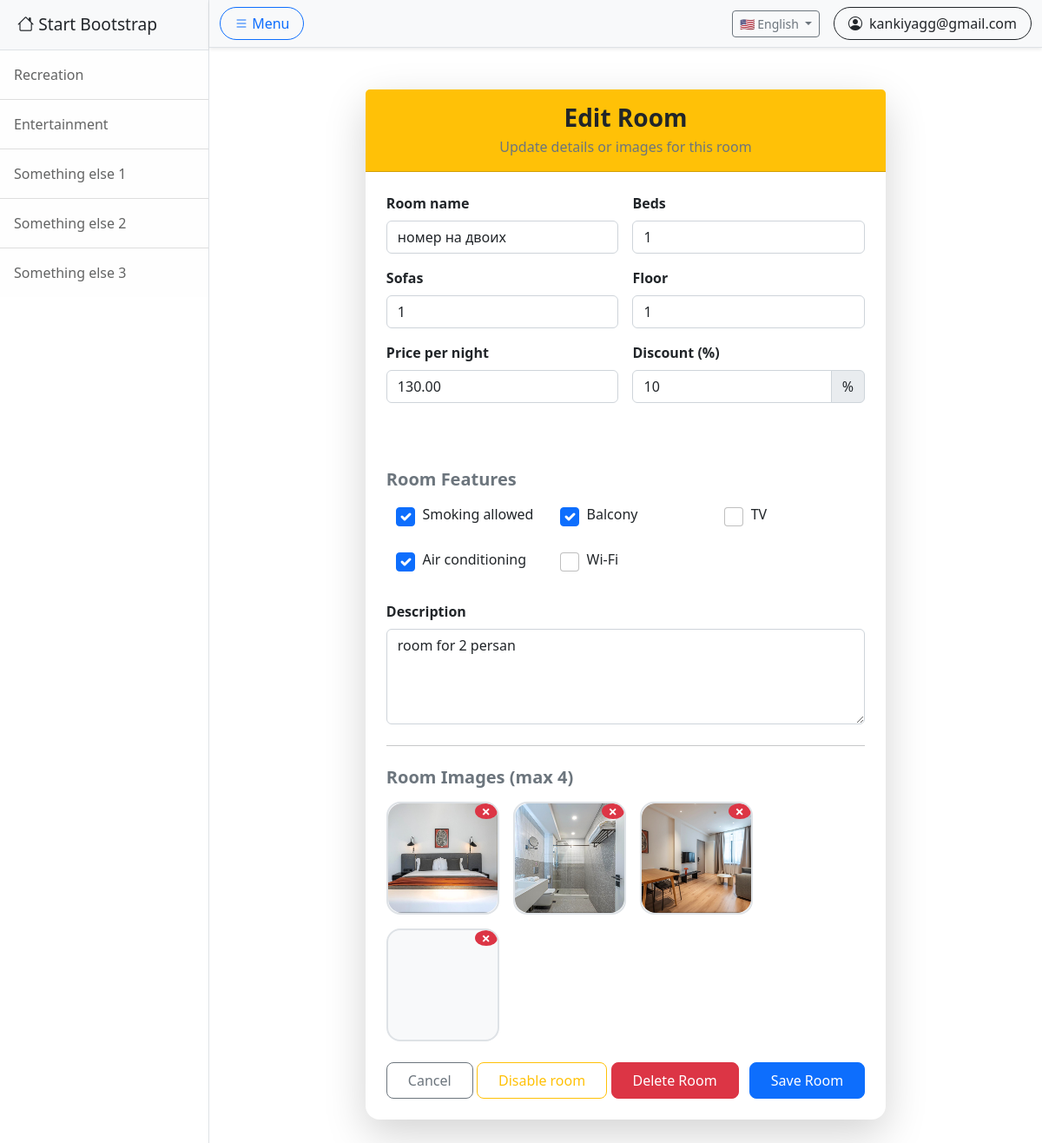
/en/housing/20/edit_room/ (signed in), run on the app's committed database.
### accounts/models.py (models this page shows)
class CustomUser(AbstractUser):
    ROLE_CHOICES = [
    ('guest', 'Обычный пользователь'),
    ('hotel_owner', 'Владелец отеля'),
    ]
    username = None
    email = models.EmailField(unique=True)
    role = models.CharField(max_length=20, choices=ROLE_CHOICES, default='guest')
    USERNAME_FIELD = 'email'
    REQUIRED_FIELDS = []
    objects = CustomUserManager()

### housing/models.py (models this page shows, shortened)
class Room(models.Model):
    house = models.ForeignKey(Houses, on_delete=models.CASCADE, related_name='rooms', verbose_name=_("House"))
    name = models.CharField(_("Room name"), max_length=128)
    description = models.TextField(_("Description"), blank=True, null=True)
    beds = models.PositiveIntegerField(_("Beds"), default=1, validators=[MinValueValidator(1), MaxValueValidator(10)])
    sofas = models.PositiveIntegerField(_("Sofas"), default=0, validators=[MaxValueValidator(5)])
    floor = models.PositiveIntegerField(_("Floor"), default=1, validators=[MinValueValidator(1), MaxValueValidator(100)])
    smoking_allowed = models.BooleanField(_("Smoking allowed"), default=False)
    has_balcony = models.BooleanField(_("Balcony"), default=False)
    has_tv = models.BooleanField(_("TV"), default=False)
    has_air_conditioning = models.BooleanField(_("Air conditioning"), default=False)
    has_wifi = models.BooleanField(_("Wi-Fi"), default=False)
    price_per_night = models.DecimalField(_("Price per night"), max_digits=8, decimal_places=2)
    discount = models.PositiveSmallIntegerField(_("Discount (%)"), default=0, validators=[MinValueValidator(0), MaxValueValidator(100)])
    is_active = models.BooleanField(_("Room is available"), default=True)

class RoomImage(models.Model):
    room = models.ForeignKey(Room, on_delete=models.CASCADE, related_name='images')
    image = models.ImageField(upload_to='room_images/')
    uploaded_at = models.DateTimeField(auto_now_add=True)

### housing/views.py (the view)
# urls.py: path('<int:pk>/edit_room/', views.edit_room, name='edit_room'),
@login_required
def edit_room(request, pk):
    room = get_object_or_404(Room, pk=pk)
    house = room.house
    local_messages = []
    if not (request.user.is_superuser or request.user == house.owner):
        return HttpResponseForbidden("You do not have permission to edit this room.")
    if request.method == 'POST':
        form = RoomForm(request.POST, instance=room)
        formset = RoomImageFormSet(request.POST, request.FILES, instance=room)
        if form.is_valid() and formset.is_valid():
            form.save()
            formset.save()
            return redirect('edit_house', pk=house.id)
        else:
            local_messages.append({
                'type': 'danger',
                'text': "There were errors in the form. Please fix them and try again."
            })
            print("Form errors:", form.errors)
            print("Formset errors:", formset.errors)
    else:
        form = RoomForm(instance=room)
        formset = RoomImageFormSet(instance=room)
    feature_fields = [
        form['smoking_allowed'],
        form['has_balcony'],
        form['has_tv'],
        form['has_air_conditioning'],
        form['has_wifi'],
    ]
    context = {
        'form': form,
        'formset': formset,
        'room': room,
        'house': house,
        'feature_fields': feature_fields,
        'pk': pk,
        'local_messages': local_messages,
    }
    return render(request, 'housing/edit_room.html', context)

### housing/templates/housing/edit_room.html (shortened to what this page needs)
{% extends "base.html" %}
{% load static %}
{% load i18n %}
{% block content %}
<div class="container my-5">
  <div class="row justify-content-center">
    <div class="col-lg-8">
      <div class="card shadow-lg border-0 rounded-4">
        <div class="card-header bg-warning text-dark text-center rounded-top-4 py-3">
          <h3 class="fw-bold mb-1">{% trans "Edit Room" %}</h3>
          <p class="mb-0 text-muted">{% trans "Update details or images for this room" %}</p>
        </div>
        <div class="card-body p-4">
          <form method="POST" enctype="multipart/form-data" novalidate>
            <div class="row g-3 mb-4">
              <div class="col-md-6">
                <label class="form-label fw-semibold">{{ form.name.label }}</label>
                {{ form.name }}
              </div>
              <div class="col-md-6">
                <label class="form-label fw-semibold">{{ form.beds.label }}</label>
                {{ form.beds }}
              </div>
              <div class="col-md-6">
                <label class="form-label fw-semibold">{{ form.sofas.label }}</label>
                {{ form.sofas }}
              </div>
              <div class="col-md-6">
                <label class="form-label fw-semibold">{{ form.floor.label }}</label>
                {{ form.floor }}
              </div>
              <div class="col-md-6">
                <label class="form-label fw-semibold">{{ form.price_per_night.label }}</label>
                {{ form.price_per_night }}
              </div>
              <div class="col-md-6">
                <label class="form-label fw-semibold">{{ form.discount.label }}</label>
                <div class="input-group">
                  {{ form.discount }}
                  <span class="input-group-text">%</span>
                </div>
              </div>
              <div class="col-md-6 d-flex align-items-center mt-3">
                <div class="form-check">
                </div>
              </div>
            </div>
            <h5 class="fw-bold text-secondary mb-3">{% trans "Room Features" %}</h5>
            <div class="row g-3 mb-4">
            {% for field in feature_fields %}
                <div class="col-md-4">
                <div class="form-check">
                    {{ field }}
                    <label class="form-check-label">{{ field.label }}</label>
                </div>
                </div>
            {% endfor %}
            </div>
            <div class="mb-4">
              <label class="form-label fw-semibold">{{ form.description.label }}</label>
              {{ form.description }}
            </div>
            <hr class="my-4">
            <h5 class="fw-bold mb-3 text-secondary">{% trans "Room Images (max 4)" %}</h5>
            <div id="image-container" class="d-flex flex-wrap gap-3 mb-4">
            {% for img_form in formset.forms %}
                <div class="image-slot position-relative border border-2 border-dashed rounded-4 d-flex align-items-center justify-content-center bg-light"
                    style="width:130px; height:130px; cursor:pointer; transition:0.3s; overflow:hidden;">
                {% if img_form.instance.pk and img_form.instance.image %}
                    <img src="{{ img_form.instance.image.url }}" class="img-preview rounded-4"
                        style="width:100%; height:100%; object-fit:cover;">
                {% else %}
                    <img class="img-preview rounded-4" style="width:100%; height:100%; object-fit:cover; display:none;">
                {% endif %}
                <span class="remove-btn position-absolute top-0 end-0 bg-danger text-white fw-bold rounded-circle px-2"
                        style="cursor:pointer; font-size:18px; line-height:1;">×</span>
                </div>
            {% endfor %}
            </div>
            <div class="d-flex justify-content-between mt-4">
            <a href="{% url 'edit_house' pk=house.id %}" class="btn btn-outline-secondary px-4 py-2 rounded-3">
                {% trans "Cancel" %}
            </a>
            <button
              type="button"
              id="toggle-room-btn"
              data-url="{% url 'toggle_room_active' pk=room.id %}"
              class="btn px-4 py-2 rounded-3
                {% if room.is_active %}
                  btn-outline-warning
                {% else %}
                  btn-outline-success
                {% endif %}
              "
            >
              {% if room.is_active %}
                {% trans "Disable room" %}
              {% else %}
                {% trans "Enable room" %}
              {% endif %}
            </button>
            <div>
                <button type="button" id="delete-room-btn" class="btn btn-danger px-4 py-2 rounded-3 me-2">
                    {% trans "Delete Room" %}
                </button>
                <button type="submit" class="btn btn-primary px-4 py-2 rounded-3">
                    {% trans "Save Room" %}
                </button>
            </div>
        </div>
          </form>
        </div>
      </div>
    </div>
  </div>
</div>
{% endblock %}

### templates/base.html (shortened to what this page needs)
{% load i18n %}
{% load static %}
{% get_current_language as LANGUAGE_CODE %}
<!DOCTYPE html>
<html lang="{{ LANGUAGE_CODE }}">
<head>
    <link href="{% static 'css/styles.css' %}" rel="stylesheet" />
    <link rel="stylesheet" href="https://cdn.jsdelivr.net/npm/bootstrap-icons@1.11.1/font/bootstrap-icons.css">
    <link rel="stylesheet" href="https://cdnjs.cloudflare.com/ajax/libs/flag-icon-css/6.7.0/css/flag-icons.min.css">
    <link rel="stylesheet" href="{% static 'housing/css/house_page.css' %}">
    <link rel="stylesheet" href="https://unpkg.com/leaflet@1.9.4/dist/leaflet.css"/>
    <link rel="stylesheet" href="https://cdn.jsdelivr.net/npm/flatpickr/dist/flatpickr.min.css">
</head>
<body>
<div class="d-flex" id="wrapper">
    <div class="border-end bg-white" id="sidebar-wrapper">
        <a class="sidebar-heading border-bottom bg-light d-block text-decoration-none text-dark"
           href="{% url 'home' %}">
            <i class="bi bi-house"></i>
            {% trans "Start Bootstrap" %}
        </a>
        <div class="list-group list-group-flush">
            <a class="list-group-item list-group-item-action list-group-item-light p-3"
               href="{% url 'housing' %}">
                {% trans "Recreation" %}
            </a>
            <a class="list-group-item list-group-item-action list-group-item-light p-3" href="#!">
                {% trans "Entertainment" %}
            </a>
            <a class="list-group-item list-group-item-action list-group-item-light p-3" href="#!">
                {% trans "Something else 1" %}
            </a>
            <a class="list-group-item list-group-item-action list-group-item-light p-3" href="#!">
                {% trans "Something else 2" %}
            </a>
            <a class="list-group-item list-group-item-action list-group-item-light p-3" href="#!">
                {% trans "Something else 3" %}
            </a>
        </div>
    </div>
    <div id="page-content-wrapper">
        <nav class="navbar navbar-expand-lg navbar-light bg-light border-bottom shadow-sm py-2">
            <div class="container-fluid">
                <button class="btn btn-outline-primary rounded-pill px-3" id="sidebarToggle">
                    <i class="bi bi-list"></i>
                    {% trans "Menu" %}
                </button>
                <div class="d-flex align-items-center ms-auto gap-3">
                    <div class="ms-auto">
                        <form action="{% url 'set_language' %}" method="post">
                            <div class="dropdown">
                                <button class="btn btn-outline-secondary btn-sm dropdown-toggle" type="button" id="languageDropdown" data-bs-toggle="dropdown" aria-expanded="false">
                                    {% if LANGUAGE_CODE == 'en' %}
                                        🇺🇸 English
                                    {% elif LANGUAGE_CODE == 'ru' %}
                                        🇷🇺 Russian
                                    {% elif LANGUAGE_CODE == 'ka' %}
                                        🇬🇪 Georgian
                                    {% else %}
                                        🌐 Language
                                    {% endif %}
                                </button>
                            </div>
                        </form>
                    </div>
                    {% if user.is_authenticated %}
                        <div class="dropdown">
                            <a class="btn btn-outline-dark rounded-pill d-flex align-items-center px-3"
                               href="#" id="userDropdown" role="button"
                               data-bs-toggle="dropdown" aria-expanded="false">
                                <i class="bi bi-person-circle me-2"></i>
                                <span class="d-none d-md-inline">{{ user.email }}</span>
                            </a>
                        </div>
                    {% else %}
                        <a class="btn btn-success rounded-pill px-4" href="{% url 'login' %}">
                            <i class="bi bi-box-arrow-in-right me-2"></i>
                            {% trans "Login" %}
                        </a>
                    {% endif %}
                </div>
            </div>
        </nav>
        <div class="container-fluid mt-4">
            {% block content %}{% endblock %}
        </div>
    </div>
</div>
</body>
</html>

### housing/static/housing/css/house_page.css (style rules this page uses)
.large-checkbox { width: 22px; height: 22px; cursor: pointer; }
.form-check { padding-left: 2.2em; margin-bottom: 0.75rem; }
.form-check-label { margin-left: 0.4em; cursor: pointer; user-select: none; font-size: 1rem; }

### data on the page
CustomUser: email "kankiyagg@gmail.com"
Room: name "номер на двоих", beds "1", sofas "1", floor "1", price_per_night "130.00", discount "10", feature_fields "☑" "☑" "☑", description "room for 2 persan"
RoomImage: instance.image (picture)
RoomImage: instance.image (picture)
RoomImage: instance.image (picture)

### other printed values
{{ field.label }} "Smoking allowed" "Balcony" "TV" "Air conditioning" "Wi-Fi"
